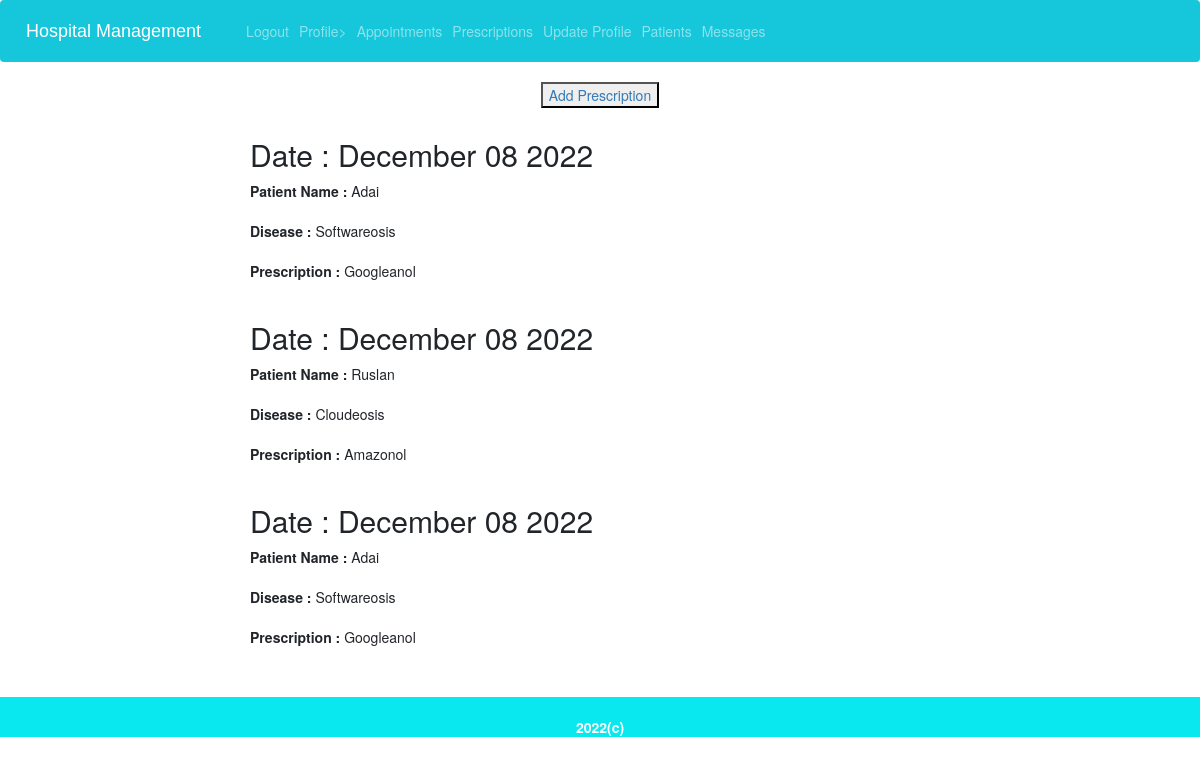
Screenshot of /prescriptions/showpres/ (signed in) with the database file from the repository.
### prescriptions/models.py (models this page shows, shortened)
class Prescription(models.Model):
    prid=models.AutoField(primary_key=True)
    patient=models.ForeignKey(Patient,on_delete=models.CASCADE)
    doctor=models.ForeignKey(Doctor,on_delete=models.CASCADE)
    prescription=models.TextField()
    disease=models.CharField(max_length=25)
    date=models.DateTimeField(default=timezone.now)

### accounts/models.py (models this page shows, shortened)
class Patient(models.Model):
    user = models.ForeignKey(User,on_delete=models.CASCADE)
    pid=models.AutoField(primary_key=True)
    phone=models.CharField(max_length=10)
    age=models.CharField(max_length=3)
    gender=models.CharField(max_length=10)
    address=models.CharField(max_length=100)
    casepaper=models.CharField(max_length=10)
    government_id=models.CharField("1",max_length=10)
    caregiver=models.CharField("88005553535",max_length=10)
    otp=models.CharField(max_length=6)
    image=models.ImageField(default='default.jpg',upload_to='med_report')
    def __str__(self):
        return f'{self.user.first_name}'

### prescriptions/views.py (the view)
# urls.py: path('showpres/',views.showpres,name='showpres'),
@login_required
def showpres(request):
    pre=Prescription.objects.all()
    return render(request,'prescriptions/showpres.html',{'pre':pre})

### prescriptions/templates/prescriptions/showpres.html (shortened to what this page needs)
{% extends 'home/base.html' %}
{% block content %}
<head>
    <link href="//netdna.bootstrapcdn.com/bootstrap/3.0.0/css/bootstrap.min.css" rel="stylesheet" id="bootstrap-css">
    </head>
<center>
<a href="{% url 'addpres'%}"><button>Add Prescription</button></a>
</center>
<div class = "table" style="margin-left: 20%;width: 60%;padding: 10px;">
{% for pre in pre %}
    <h2>Date : {{ pre.date|date:"F d Y" }}</h2>
    <b>Patient Name : </b>{{ pre.patient }}<br><br>
<b>Disease : </b>{{ pre.disease }}<br><br>
<b>Prescription : </b>{{ pre.prescription }}<br><br>
{% endfor %}
</div>
{% endblock %}

### rows the page displays
Prescription: date "December 08 2022", patient "Adai", disease "Softwareosis", prescription "Googleanol"
Prescription: date "December 08 2022", patient "Ruslan", disease "Cloudeosis", prescription "Amazonol"
Prescription: date "December 08 2022", patient "Adai", disease "Softwareosis", prescription "Googleanol"
